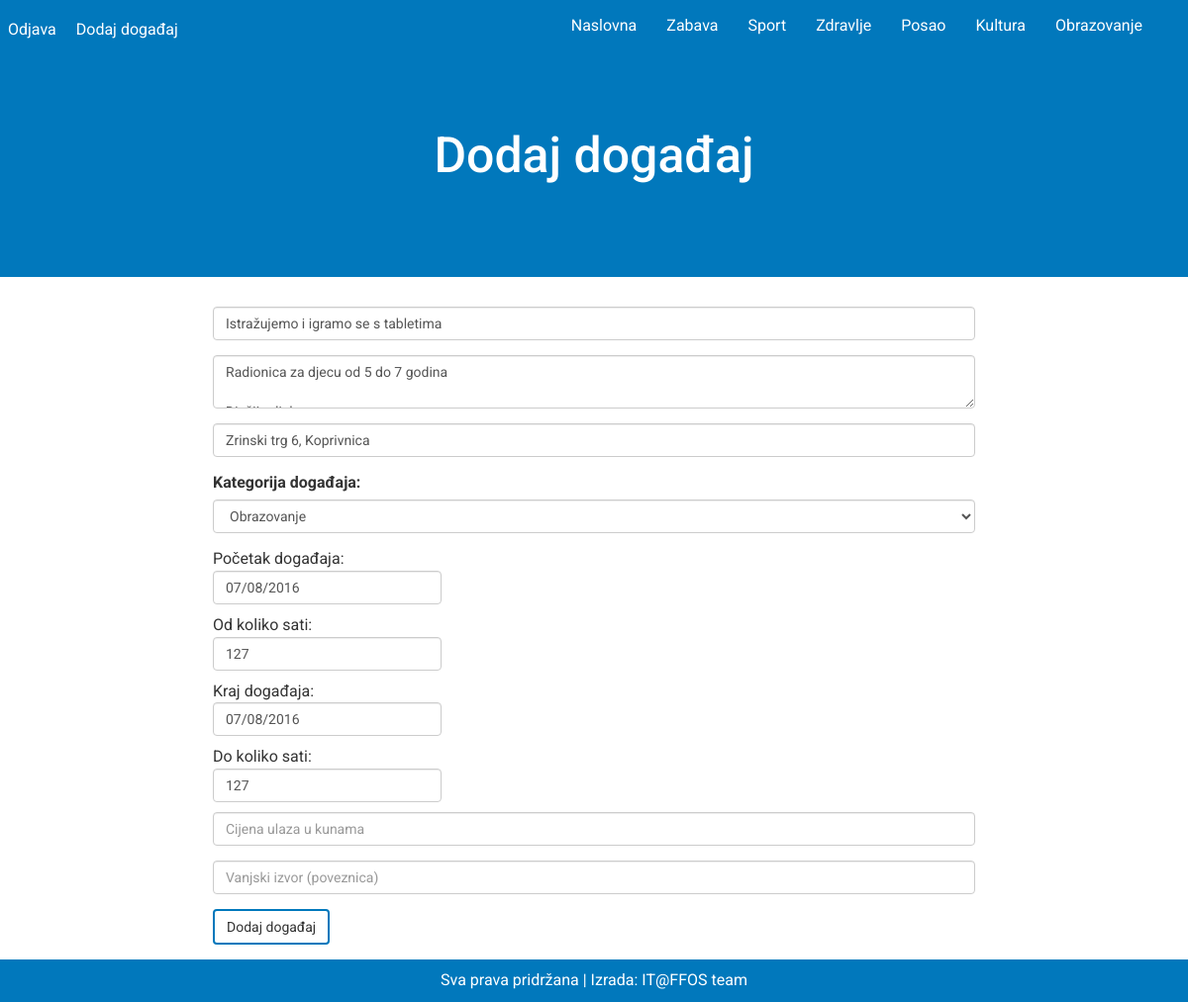
Page /editEvent.php?id=1 (signed in) on the earlier database version.
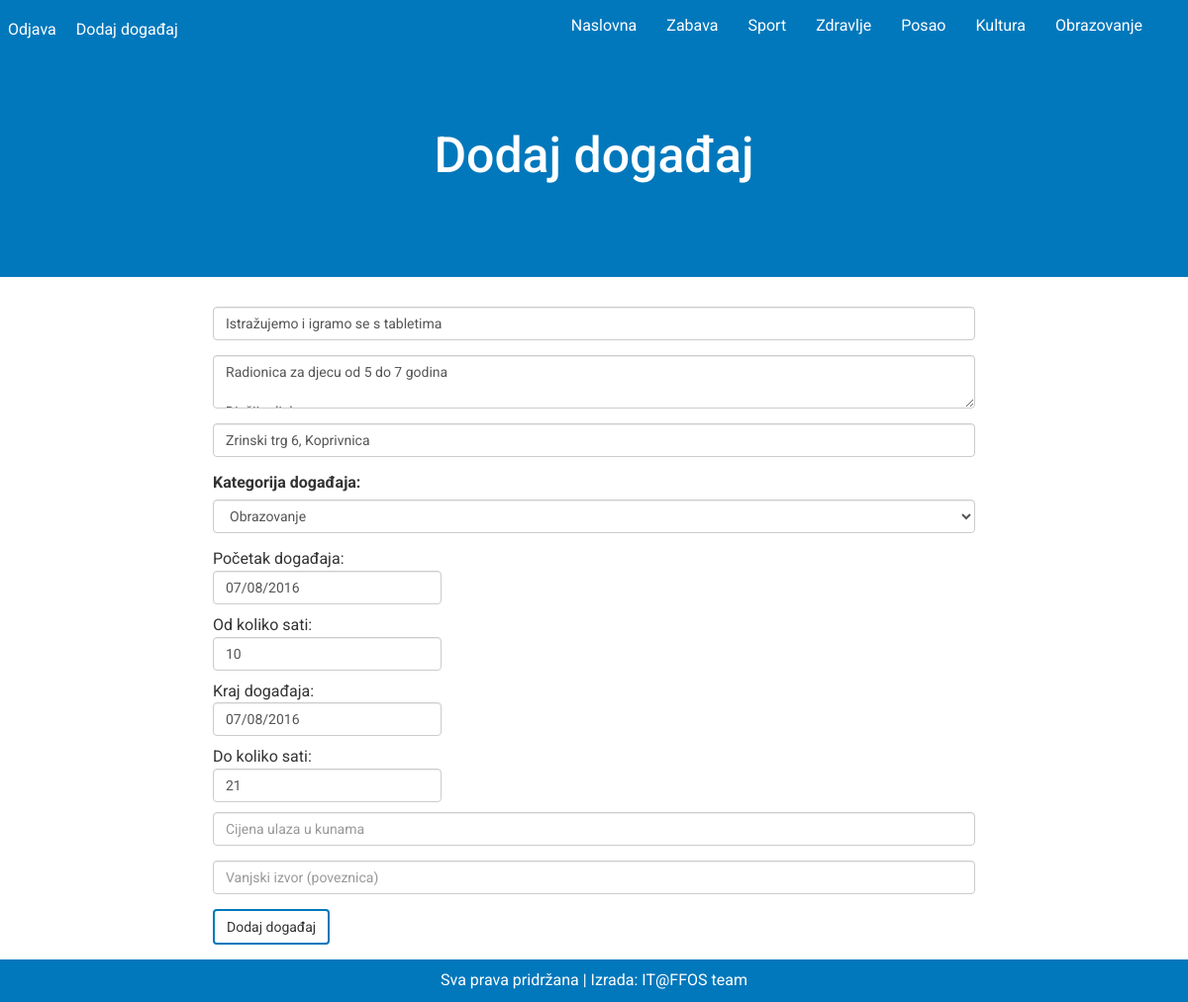
Same page on the later database version.
### tables this page shows
CREATE TABLE `event` (
  `id` int(11) NOT NULL,
  `name` varchar(250) NOT NULL,
  `location` varchar(250) NOT NULL,
  `description` text NOT NULL,
  `start_day` varchar(250) NOT NULL,
  `start_month` varchar(250) NOT NULL,
  `start_year` varchar(250) NOT NULL,
  `start_time` tinyint(4) DEFAULT NULL,
  `finish_day` varchar(250) NOT NULL,
  `finish_month` varchar(250) NOT NULL,
  `finish_year` varchar(250) NOT NULL,
  `finish_time` tinyint(4) DEFAULT NULL,
  `organizer` varchar(250) DEFAULT NULL,
  `price` decimal(10,0) DEFAULT NULL,
  `category` varchar(250) NOT NULL,
  `pic_extension` varchar(250) DEFAULT NULL,
  `url` text
);

### editEvent.php (the view, shortened to what this page needs)
<?php include 'konfiguracija.php';?>
<?php include_once "header.php";
$event = $veza->prepare("select * from event where id=:id");
$event->bindParam(":id", $_GET["id"]);
$event->execute();
$getEvent = $event->fetch(PDO::FETCH_OBJ);
?>
<div class="row content">
<div class="single_post" style="text-align: center;">
	<h1>Dodaj događaj</h1>
</div>
<div class="col-md-offset-2 col-md-8 dodaj_dogadaj">
	<form class="form-horizontal" role="form">
			  <div class="form-group">
			    <div class="col-sm-12">
			    	<input type="text" class="form-control" id="eventTitle" placeholder="Naslov događaja" value="<?php echo $getEvent->name;?>">
			  </div>
			  </div>
			  <div class="form-group">
			    <div class="col-sm-12">
			    	<textarea type="text" class="form-control" id="eventDescription" placeholder="Opis događaja"><?php echo $getEvent->description;?></textarea>
			  </div>
			  </div>
			  <div class="form-group">
			   <div class="col-sm-12">
			    	<input type="text" class="form-control" id="eventAddressCustom" placeholder="Mjesto događaja - npr. Duga ulica 7" value="<?php echo $getEvent->location;?>">
			  </div>
			  </div>
			 <div class="form-group">
			    <div class="col-sm-12">
			    	  <label for="category">Kategorija događaja:</label>
					  <select class="form-control" id="category">
						<option value="Obrazovanje" <?php if($getEvent->category=="Obrazovanje"){echo "selected";}?>>Obrazovanje</option>
					  </select>
			  </div>
			  </div>
			  <p>Početak događaja: <input type="text" class="form-control date" id="startDate" value="<?php echo $getEvent->start_month . "/" . $getEvent->start_day . "/" . $getEvent->start_year ;?>"></p>
			  <p>Od koliko sati: <input type="number" class="form-control date" id="startTime" min="0" max="23" value="<?php echo $getEvent->start_time;?>"></p>
			  <p>Kraj događaja: <input type="text" class="form-control date" id="endDate" value="<?php echo $getEvent->finish_month . "/" . $getEvent->finish_day . "/" . $getEvent->finish_year ;?>"></p>
			  <p>Do koliko sati: <input type="number" class="form-control date" id="endTime" min="0" max="24" value="<?php echo $getEvent->finish_time;?>"></p>
			<div class="form-group">
			   <div class="col-sm-12">
			    	<input type="number" class="form-control" id="price" placeholder="Cijena ulaza u kunama" value="<?php echo $getEvent->price;?>">
			  </div>
			  </div>
			<div class="form-group">
			   <div class="col-sm-12">
			    	<input type="text" class="form-control" id="url" placeholder="Vanjski izvor (poveznica)" value="<?php echo $getEvent->url;?>">
			  </div>
			  </div>
			  <div class="form-group">
			    <div class="col-sm-12">
			      <button id="addEvent" class="btn btn-default">Dodaj događaj</button>
			    </div>
			  </div>
	</form>
</div>
</div>
<?php include_once "footer.php"; ?>

Differences in the rows shown:
changed event "Istražujemo i igramo se s tabletima": start_time "127" → "10"; finish_time "127" → "21"
